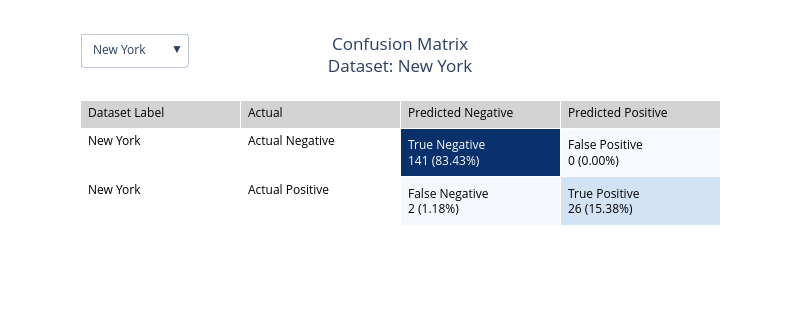

The code cell stored with this chart in its notebook:
### Code cell
dataset_dict = {
    location:
        {"y": df[df['Location'] == location][target_name],
         "y_pred": lr.predict(df[df['Location'] == location][feature_names]),}
        for location in df['Location'].unique()
}

create_confusion_matrix(dataset_dict, output_type='plotly_table')

### Figure 1 — Plotly figure (JSON) as saved in the notebook; plotly's stock layout.template omitted (floating-point values rounded to 4 significant figures)
{"data": [{"cells": {"align": "left", "fill": {"color": [["white", "white"], ["white", "white"], ["#08306b", "#f5f9fe"], ["#f7fbff", "#d3e3f3"]]}, "font": {"color": [["black", "black"], ["black", "black"], ["white", "black"], ["black", "black"]]}, "values": [["New York", "New York"], ["Actual Negative", "Actual Positive"], ["True Negative<br>141 (83.43%)", "False Negative<br>2 (1.18%)"], ["False Positive<br>0 (0.00%)", "True Positive<br>26 (15.38%)"]]}, "header": {"align": "left", "fill": {"color": "lightgrey"}, "font": {"color": "black"}, "values": ["Dataset Label", "Actual", "Predicted Negative", "Predicted Positive"]}, "type": "table", "visible": true}, {"cells": {"align": "left", "fill": {"color": [["white", "white"], ["white", "white"], ["#08306b", "#eef5fc"], ["#f7fbff", "#caddf0"]]}, "font": {"color": [["black", "black"], ["black", "black"], ["white", "black"], ["black", "black"]]}, "values": [["Stanford", "Stanford"], ["Actual Negative", "Actual Positive"], ["True Negative<br>134 (78.36%)", "False Negative<br>6 (3.51%)"], ["False Positive<br>0 (0.00%)", "True Positive<br>31 (18.13%)"]]}, "header": {"align": "left", "fill": {"color": "lightgrey"}, "font": {"color": "black"}, "values": ["Dataset Label", "Actual", "Predicted Negative", "Predicted Positive"]}, "type": "table", "visible": false}, {"cells": {"align": "left", "fill": {"color": [["white", "white"], ["white", "white"], ["#08306b", "#eaf2fb"], ["#f7fbff", "#d2e3f3"]]}, "font": {"color": [["black", "black"], ["black", "black"], ["white", "black"], ["black", "black"]]}, "values": [["Los Angeles", "Los Angeles"], ["Actual Negative", "Actual Positive"], ["True Negative<br>117 (79.59%)", "False Negative<br>8 (5.44%)"], ["False Positive<br>0 (0.00%)", "True Positive<br>22 (14.97%)"]]}, "header": {"align": "left", "fill": {"color": "lightgrey"}, "font": {"color": "black"}, "values": ["Dataset Label", "Actual", "Predicted Negative", "Predicted Positive"]}, "type": "table", "visible": false}, {"cells": {"align": "left", "fill": {"color": [["white", "white"], ["white", "white"], ["#08306b", "#f2f7fd"], ["#f7fbff", "#c8dcf0"]]}, "font": {"color": [["black", "black"], ["black", "black"], ["white", "black"], ["black", "black"]]}, "values": [["Chicago", "Chicago"], ["Actual Negative", "Actual Positive"], ["True Negative<br>133 (78.70%)", "False Negative<br>4 (2.37%)"], ["False Positive<br>0 (0.00%)", "True Positive<br>32 (18.93%)"]]}, "header": {"align": "left", "fill": {"color": "lightgrey"}, "font": {"color": "black"}, "values": ["Dataset Label", "Actual", "Predicted Negative", "Predicted Positive"]}, "type": "table", "visible": false}, {"cells": {"align": "left", "fill": {"color": [["white", "white"], ["white", "white"], ["#08306b", "#eef5fc"], ["#f7fbff", "#aed1e7"]]}, "font": {"color": [["black", "black"], ["black", "black"], ["white", "black"], ["black", "black"]]}, "values": [["Boston", "Boston"], ["Actual Negative", "Actual Positive"], ["True Negative<br>123 (72.78%)", "False Negative<br>6 (3.55%)"], ["False Positive<br>0 (0.00%)", "True Positive<br>40 (23.67%)"]]}, "header": {"align": "left", "fill": {"color": "lightgrey"}, "font": {"color": "black"}, "values": ["Dataset Label", "Actual", "Predicted Negative", "Predicted Positive"]}, "type": "table", "visible": false}, {"cells": {"align": "left", "fill": {"color": [["white", "white"], ["white", "white"], ["#08306b", "#eef5fc"], ["#f7fbff", "#cbdef1"]]}, "font": {"color": [["black", "black"], ["black", "black"], ["white", "black"], ["black", "black"]]}, "values": [["Miami", "Miami"], ["Actual Negative", "Actual Positive"], ["True Negative<br>138 (78.86%)", "False Negative<br>6 (3.43%)"], ["False Positive<br>0 (0.00%)", "True Positive<br>31 (17.71%)"]]}, "header": {"align": "left", "fill": {"color": "lightgrey"}, "font": {"color": "black"}, "values": ["Dataset Label", "Actual", "Predicted Negative", "Predicted Positive"]}, "type": "table", "visible": false}], "layout": {"height": 330, "title": {"text": "Confusion Matrix<br>Dataset: New York", "x": 0.5}, "updatemenus": [{"buttons": [{"args": [{"visible": [true, false, false, false, false, false]}, {"title": "Confusion Matrix<br>Dataset: New York"}], "label": "New York", "method": "update"}, {"args": [{"visible": [false, true, false, false, false, false]}, {"title": "Confusion Matrix<br>Dataset: Stanford"}], "label": "Stanford", "method": "update"}, {"args": [{"visible": [false, false, true, false, false, false]}, {"title": "Confusion Matrix<br>Dataset: Los Angeles"}], "label": "Los Angeles", "method": "update"}, {"args": [{"visible": [false, false, false, true, false, false]}, {"title": "Confusion Matrix<br>Dataset: Chicago"}], "label": "Chicago", "method": "update"}, {"args": [{"visible": [false, false, false, false, true, false]}, {"title": "Confusion Matrix<br>Dataset: Boston"}], "label": "Boston", "method": "update"}, {"args": [{"visible": [false, false, false, false, false, true]}, {"title": "Confusion Matrix<br>Dataset: Miami"}], "label": "Miami", "method": "update"}], "direction": "down", "showactive": true, "x": 0, "xanchor": "left", "y": 1.45, "yanchor": "top"}], "width": 800}}
